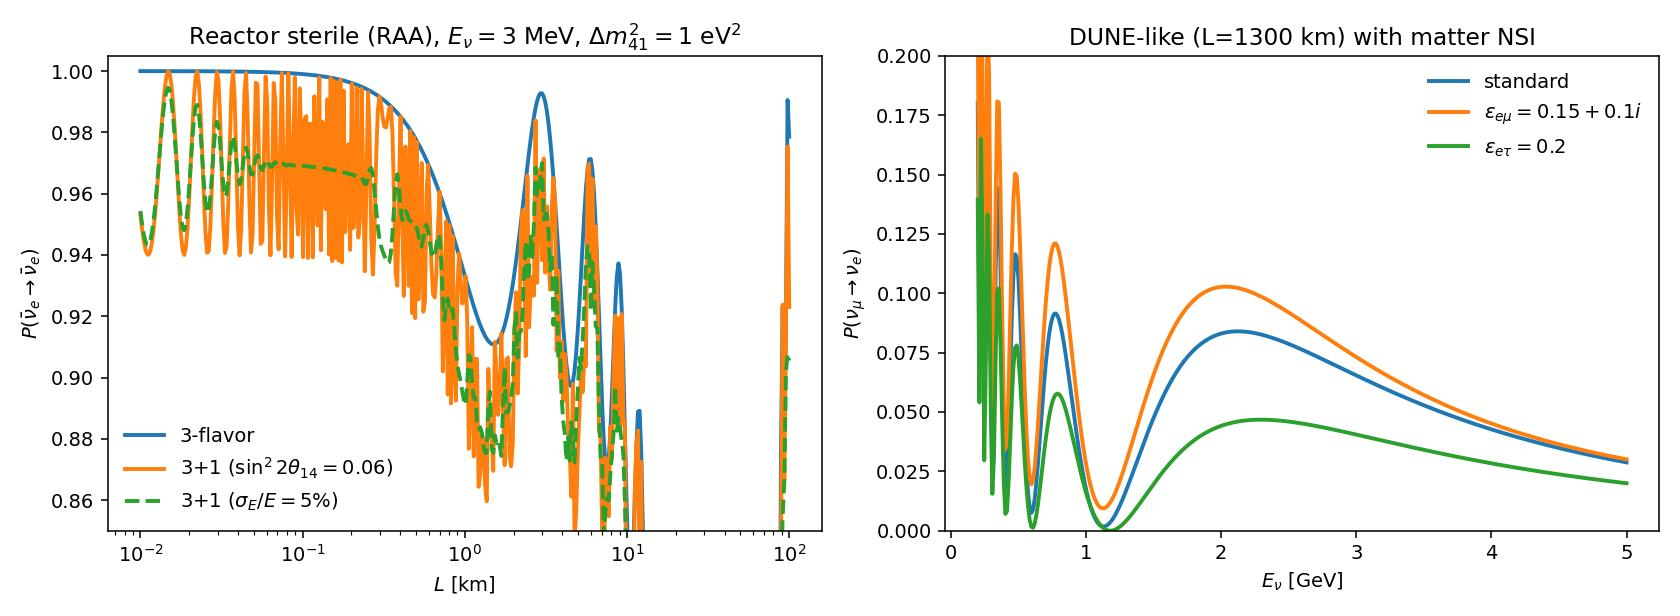

Reproduce this figure in Python.
"""Demo of the NSI and sterile front-ends.

Left:  reactor antineutrino disappearance P_ee vs baseline for a 3+1 sterile
       (sin^2 2theta14 = 0.06, Delta m^2_41 = 1 eV^2) vs the 3-flavor case --
       reproduces the nu-waves `sterile_raa_plot` setup, with 5% energy smearing.
Right: DUNE-like nu_mu -> nu_e with and without matter NSI.
"""

import sys
from pathlib import Path

sys.path.insert(0, str(Path(__file__).resolve().parents[1]))

import matplotlib
matplotlib.use("Agg")
import matplotlib.pyplot as plt
import numpy as np
import jax
import jax.numpy as jnp

import jaxnu
from jaxnu import (OscParams, Sterile3plus1, NSI, probability_vacuum,
                   probability_constant, Flavor)

ang = dict(theta12=np.deg2rad(33.4), theta13=np.deg2rad(8.6),
           theta23=np.deg2rad(49.0))
DM21, DM31 = 7.42e-5, 7.42e-5 + 0.0024428
p3 = OscParams(deltacp=jnp.asarray(np.deg2rad(195.0)),
               dm21=jnp.asarray(DM21), dm31=jnp.asarray(DM31),
               **{k: jnp.asarray(v) for k, v in ang.items()})

# --- 3+1 sterile (RAA) -------------------------------------------------------
s2 = 0.06
th14 = np.arcsin(np.sqrt(s2)) / 2
st = Sterile3plus1(theta14=jnp.asarray(th14), theta24=jnp.asarray(0.0),
                   theta34=jnp.asarray(0.0), delta13=p3.deltacp,
                   delta24=jnp.asarray(0.0), dm21=jnp.asarray(DM21),
                   dm31=jnp.asarray(DM31), dm41=jnp.asarray(1.0),
                   **{k: jnp.asarray(v) for k, v in ang.items()})

E_fixed = 0.003  # 3 MeV
L = np.logspace(-2, 2, 400)

def pee(params, Lk, E):
    return probability_vacuum(params, jnp.asarray(E), Lk, anti=True,
                              flavor_in=Flavor.E, flavor_out=Flavor.E)

P_st = jax.vmap(lambda Lk: pee(st, Lk, E_fixed))(jnp.asarray(L))
P_3 = jax.vmap(lambda Lk: pee(p3, Lk, E_fixed))(jnp.asarray(L))

# 5% Gaussian energy smearing (Gauss-Hermite quadrature)
nodes, wts = np.polynomial.hermite_e.hermegauss(48)
Es = E_fixed * (1.0 + 0.05 * nodes)
w = wts / wts.sum()
P_st_sm = np.array(jax.vmap(
    lambda Lk: jax.vmap(lambda e: pee(st, Lk, e))(jnp.asarray(Es)))(jnp.asarray(L))) @ w

# --- NSI on DUNE -------------------------------------------------------------
E = np.linspace(0.2, 5.0, 400)
kw = dict(baseline_km=1300.0, density=2.8, ye=0.5,
          flavor_in=Flavor.MU, flavor_out=Flavor.E)
P_std = np.array(probability_constant(p3, E, **kw))
P_nsi = np.array(probability_constant(p3, E, nsi=NSI(eps_emu=0.15 + 0.1j), **kw))
P_nsi2 = np.array(probability_constant(p3, E, nsi=NSI(eps_etau=0.2), **kw))

fig, (ax1, ax2) = plt.subplots(1, 2, figsize=(12, 4.4), dpi=140)
ax1.semilogx(L, np.array(P_3), label="3-flavor", lw=2)
ax1.semilogx(L, np.array(P_st), label=r"3+1 ($\sin^2 2\theta_{14}=0.06$)", lw=2)
ax1.semilogx(L, P_st_sm, "--", label="3+1 ($\\sigma_E/E=5\\%$)", lw=2)
ax1.set_xlabel(r"$L$ [km]"); ax1.set_ylabel(r"$P(\bar\nu_e\to\bar\nu_e)$")
ax1.set_title(r"Reactor sterile (RAA), $E_\nu=3$ MeV, $\Delta m^2_{41}=1$ eV$^2$")
ax1.set_ylim(0.85, 1.005); ax1.legend(frameon=False)

ax2.plot(E, P_std, label="standard", lw=2)
ax2.plot(E, P_nsi, label=r"$\varepsilon_{e\mu}=0.15+0.1i$", lw=2)
ax2.plot(E, P_nsi2, label=r"$\varepsilon_{e\tau}=0.2$", lw=2)
ax2.set_xlabel(r"$E_\nu$ [GeV]"); ax2.set_ylabel(r"$P(\nu_\mu\to\nu_e)$")
ax2.set_title("DUNE-like (L=1300 km) with matter NSI")
ax2.set_ylim(0, 0.2); ax2.legend(frameon=False)

plt.tight_layout()
out = Path(__file__).resolve().parent / "nsi_sterile.jpg"
plt.savefig(out, dpi=140)
print("saved", out)
